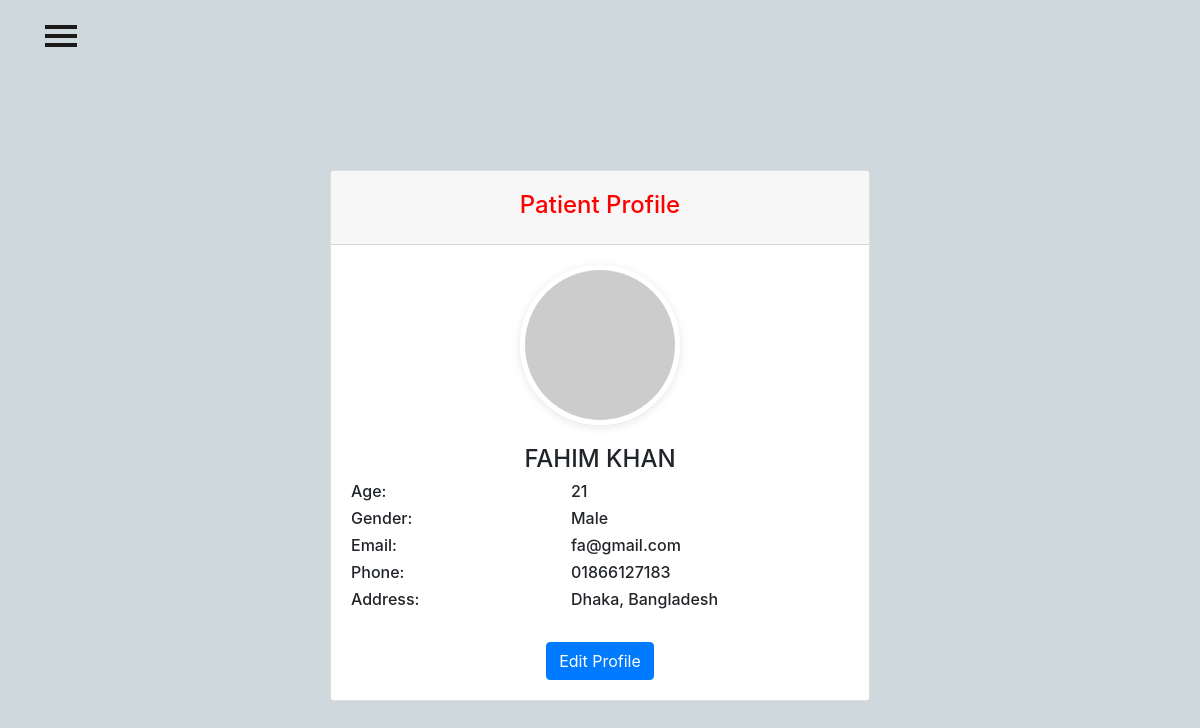
/patient/accounts/profile/ (signed in), run on the app's committed database.
### patient/models.py (models this page shows, shortened)
class Patient(models.Model):
    user=models.OneToOneField(User,on_delete=models.CASCADE, unique=True)
    mobile = models.CharField(max_length=20,null=False, unique=True)
    date_of_birth = models.DateField(null=True, blank=True)
    address = models.CharField(max_length=255, null=True, blank=True)
    gender_choices = (
        ('Male', 'Male'),
        ('Female', 'Female'),
        ('Other', 'Other'),
    )
    gender = models.CharField(
        max_length=6, choices=gender_choices, null=True, blank=True)

### patient/views.py (the view)
# urls.py: path('accounts/profile/', views.profile, name='profile'),
@login_required
@user_passes_test(Patient)
def profile(request):
    user = request.user
    patient = Patient.objects.get(user=user)
    age = calculate_age(patient.date_of_birth)
    context = {'mobile': patient.mobile, 'gender': patient.gender,'address':patient.address, 'age': age}
    return render(request, 'profile.html', context)

### patient/views.py (called while the page is built)
def calculate_age(born):
    today = date.today()
    age = today.year - born.year - \
        ((today.month, today.day) < (born.month, born.day))
    return age

### Templates/profile.html (shortened to what this page needs)
{% load static %}
{% load widget_tweaks %}
<html lang="en" dir="ltr">
    <head>
      <link rel="stylesheet" href="https://maxcdn.bootstrapcdn.com/bootstrap/4.0.0/css/bootstrap.min.css">
    </head>
    <body>
{% include "patient/sidenav_bar.html" %}
      <div class="container">
        <div class="row justify-content-center">
          <div class="col-md-6">
            <div class="card">
              <header class="card-header">
                <h4 class="card-title mt-2">Patient Profile</h4>
              </header>
              <article class="card-body">
                <div class="profile-photo">
                  <img src="https://via.placeholder.com/150" alt="Profile Photo">
                </div>
                <div class="profile-info">
                  <h4>{{ user.first_name |upper }} {{ user.last_name |upper }}</h4>
                  <div class="row">
                  <div class="col-5 text-left"> <h6>Age:</h6></div>
                  <div class="col-7 text-left"> <h6>{{age}}</h6></div>
                  </div>
                  <div class="row">
                  <div class="col-5 text-left"> <h6>Gender:</h6></div>
                  <div class="col-7 text-left"> <h6>{{gender}}</h6></div>
                  </div>
                  <div class="row">
                  <div class="col-5 text-left"> <h6>Email:</h6></div>
                  <div class="col-7 text-left"> <h6>{{ user.email }}</h6></div>
                  </div>
                  <div class="row">
                  <div class="col-5 text-left"> <h6>Phone:</h6></div>
                  <div class="col-7 text-left"> <h6>{{ mobile }}</h6></div>
                  </div>
                  <div class="row">
                  <div class="col-5 text-left"> <h6>Address:</h6></div>
                  <div class="col-7 text-left"> <h6>{{address}}</h6></div>
                  </div>
                  <br>
                  <a href="{% url 'patient_edit_profile' %}" class="btn btn-primary">Edit Profile</a>
                </div>
              </article>
            </div>
          </div>
        </div>
      </div>
    </body>
    </html>

### static/CSS/patientnav.css (style rules this page uses)
body { position: relative; overflow-x: hidden; background-color: #cfd8dc; }
body, html { height: 100%; }

### Templates/profile.html (style rules this page uses)
body { background: #F0F0F0; }
.container { margin-top: 100px; margin-bottom:30px; }
.card-header { background-color: #2C3E50; color: #FFF; text-align: center; }
.card-body { padding: 20px; }
.card-title { margin-bottom: 0; color: red; }
.btn-primary { background-color: #2C3E50; border-color: #2C3E50; }
.profile-photo { text-align: center; margin-bottom: 20px; }
.profile-photo img { border-radius: 50%; border: 5px solid #fff; box-shadow: 0 2px 10px rgba(0, 0, 0, 0.1); }
.profile-info { text-align: center; }

### data on the page
Patient: gender "Male", mobile "01866127183", address "Dhaka, Bangladesh"

### other printed values
{{ user.first_name |upper }} "FAHIM"
{{ user.last_name |upper }} "KHAN"
{{ age }} "21"
{{ user.email }} "fa@gmail.com"
